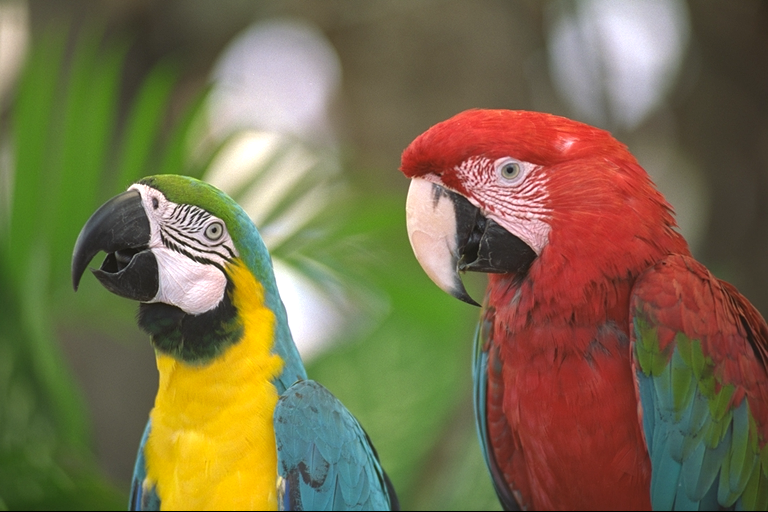
#> input picture tsks24/lab4/image1.png, 768 x 512 px
$ python DemoB.py
#> lines starting #> are read from the running program, lines starting #| are printed output that depends on the picture; long printed decimals are rounded
#> further down, orig is the input picture: shape (512, 768, 3); mean B, G, R 75.8, 109.6, 121.7
### tsks24/lab4/jpeglab.py
# JPEG lab module

import numpy as np
import sys
def rgb2ycbcr(r, g=0, b=0):
#> called with g = 0, b = 0
    if r.ndim == 3:
        g = r[:,:,1]
        b = r[:,:,2]
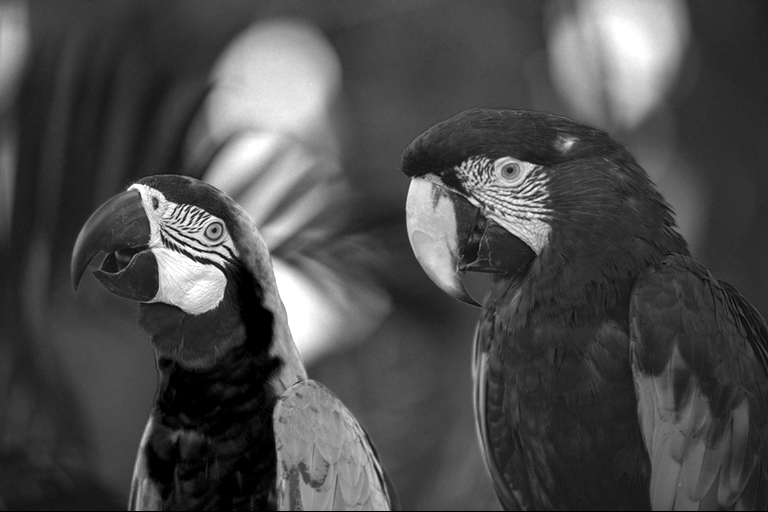
#> b: shape (512, 768); min 0, max 255, mean 75.8
        r = r[:,:,0]
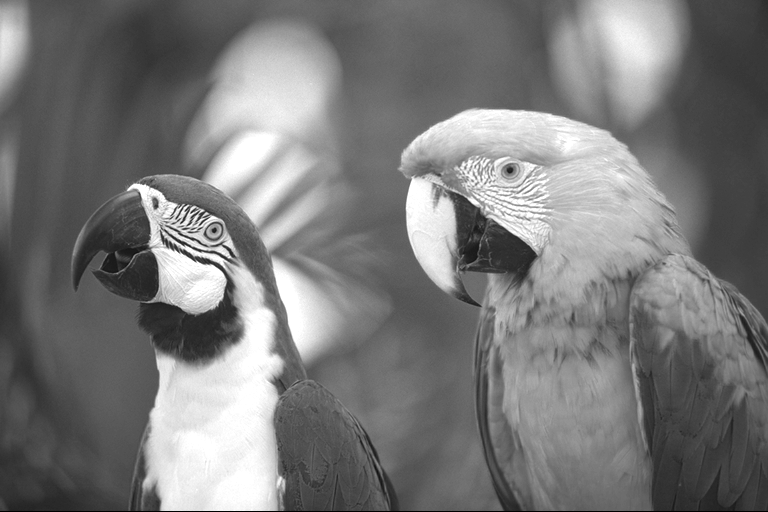
#> r: shape (512, 768); min 0, max 255, mean 121.7
    y = 16. + (65.481*r + 128.553*g + 24.966*b)/255.
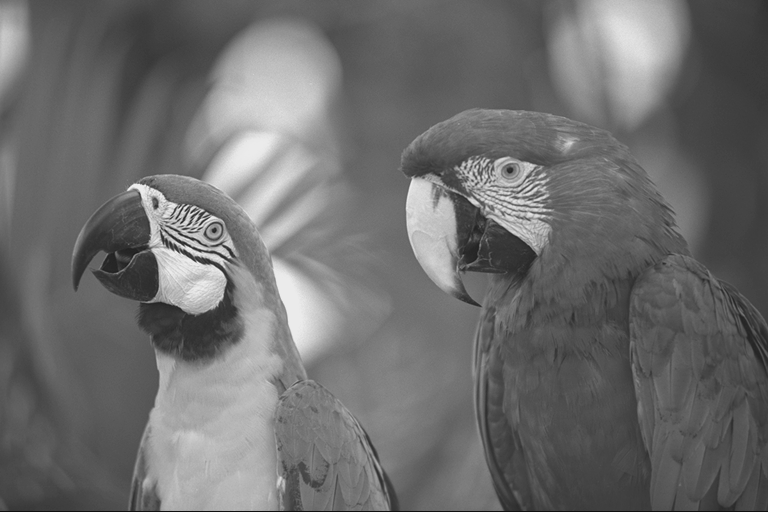
#> y: shape (512, 768) float64; min 16, max 235, mean 109.9
    cb = 128. + (-37.797*r - 74.203*g + 112.*b)/255.
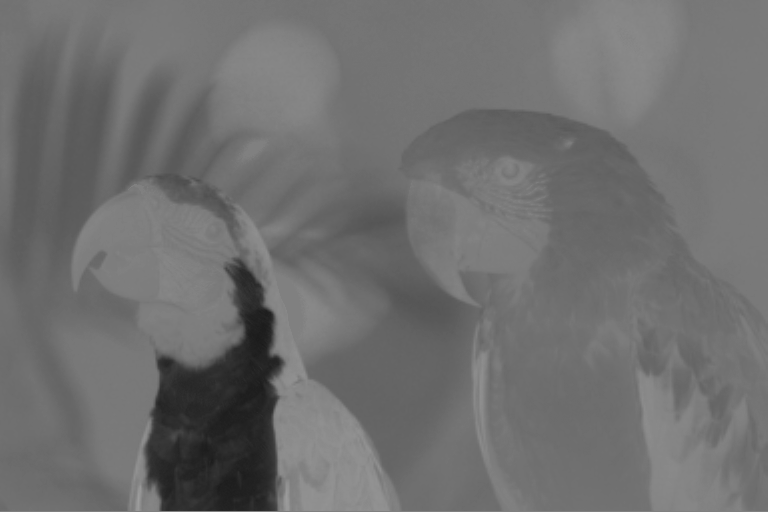
#> cb: shape (512, 768) float64; min 25.89, max 157.8, mean 111.4
    cr = 128. + (112.*r - 93.786*g - 18.214*b)/255.
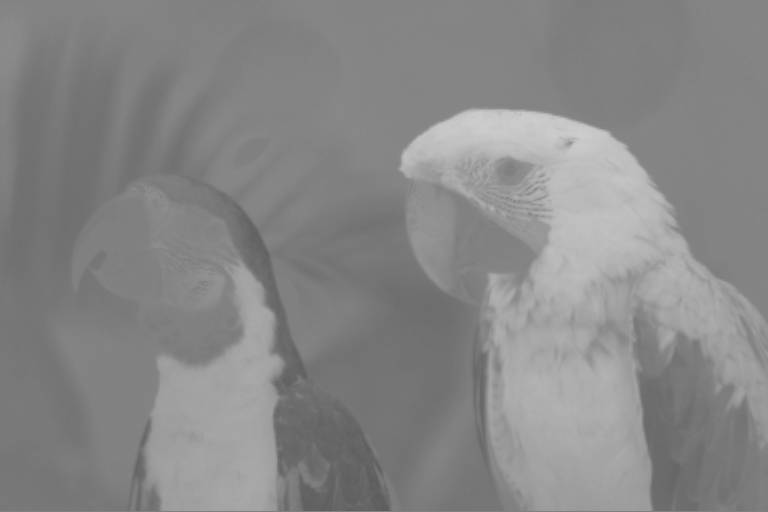
#> cr: shape (512, 768) float64; min 92.59, max 205.6, mean 135.7
    return (y, cb, cr)

# [198 lines left out: functions ycbcr2rgb, im2col_distinct, col2im_distinct, dct2basemx, bdct, ibdct and 6 more, not called in this run]

### tsks24/lab4/DemoA.py
import numpy as np
from scipy import signal, misc, ndimage
import cv2
from matplotlib import pyplot as plt
plt.rcParams['image.interpolation'] = 'nearest'
import jpeglab as jl


def mse(x,y):
    return np.mean((x-y)**2)

def psnr(x,y):
    return 10*np.log10(255**2/mse(x,y))

# [27 lines that do not run on import are left out]

### tsks24/lab4/DemoB.py
import numpy as np
from scipy import signal, misc, ndimage
import cv2
from matplotlib import pyplot as plt
plt.rcParams['image.interpolation'] = 'nearest'
import jpeglab as jl
from DemoA import mse, psnr

orig = cv2.imread('image1.png')
orig = cv2.cvtColor(orig, cv2.COLOR_BGR2RGB)


y, cb, cr = jl.rgb2ycbcr(orig)

plt.figure(2)
plt.imshow(y, 'gray', clim=(0, 255))
plt.title('y')
Y = cv2.dct(y)
plt.figure(3)
plt.imshow(np.log(np.abs(Y)+1),'gray')
plt.title('2d cosine transform of y')
plt.show(block=False)


Yq = np.zeros((512,768))
Yq[0:128,0:196] = np.round(Y[0:128,0:196])
plt.figure(4)
plt.imshow(np.log(np.abs(Yq)+1),'gray')
plt.title('2d cosine transform of y quantized')
yq = cv2.idct(Yq)
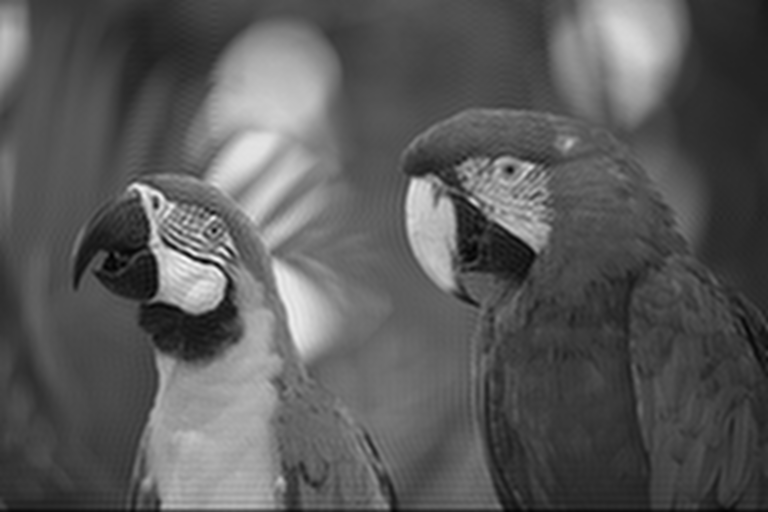
#> yq: shape (512, 768) float64; min 26.21, max 261.9, mean 109.9; drawn with min black and max white
plt.figure(5)
plt.imshow(yq,'gray',clim=(0,255))
plt.title('coded image yq')

print(f'min: {np.min(Yq)} max: {np.max(Yq)}')
#| min: -9437.0 max: 68923.0

print('MSE:', mse(y,yq))
#| MSE: 51.251
print('PSNR:', psnr(y,yq))
#| PSNR: 31.034

plt.show(block=True)
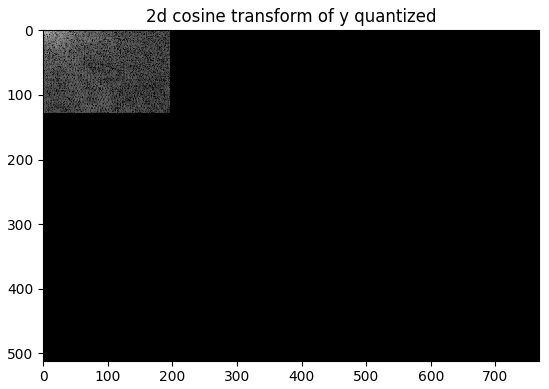
#> figure drawn by matplotlib, 1 panel

$ run again, with tsks24/lab4/image3.png copied over tsks24/lab4/image1.png
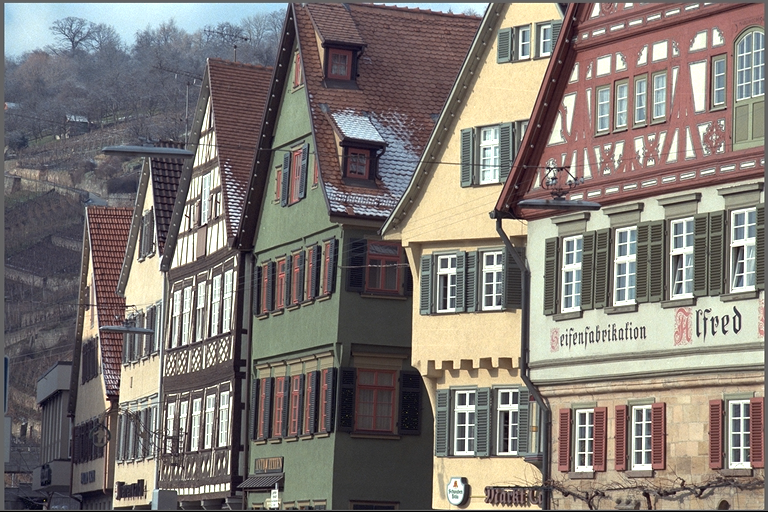
#> input picture tsks24/lab4/image3.png, 768 x 512 px
#> orig is the input picture: shape (512, 768, 3); mean B, G, R 116, 121.1, 128
#> `yq = cv2.idct(Yq)`:
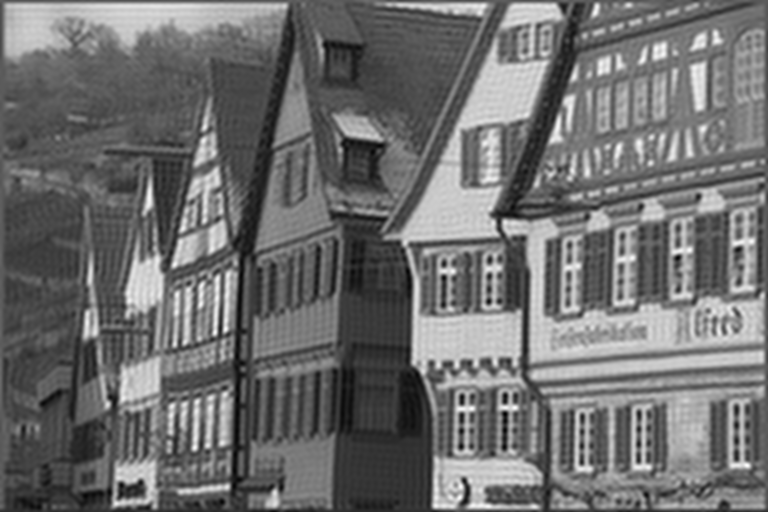
#> yq: shape (512, 768) float64; min 7.79, max 268.1, mean 121.3; drawn with min black and max white
#| min: -8772.0 max: 76035.0
#| MSE: 481.657
#| PSNR: 21.303
#> `plt.show(block=True)`:
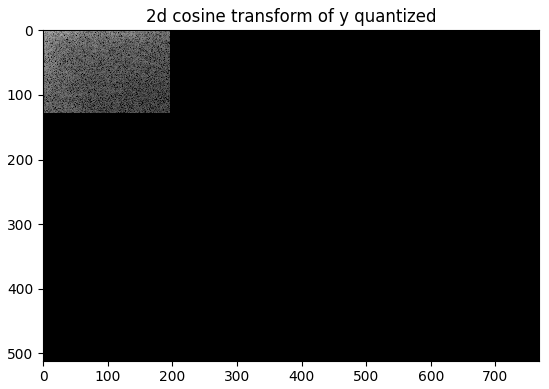
#> figure drawn by matplotlib, 1 panel

$ run again, with tsks24/lab4/image4.png copied over tsks24/lab4/image1.png
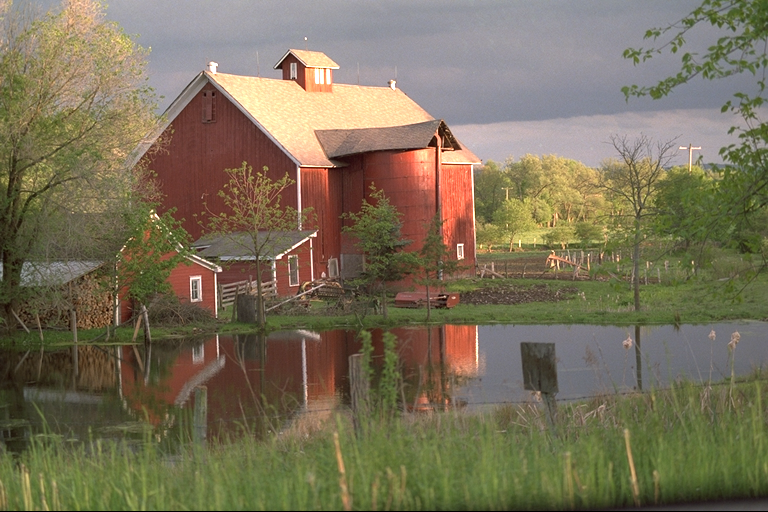
#> input picture tsks24/lab4/image4.png, 768 x 512 px
#> orig is the input picture: shape (512, 768, 3); mean B, G, R 88.7, 112.4, 121.8
#| min: -3367.0 max: 70621.0
#| MSE: 100.047
#| PSNR: 28.129
#> `plt.show(block=True)`:
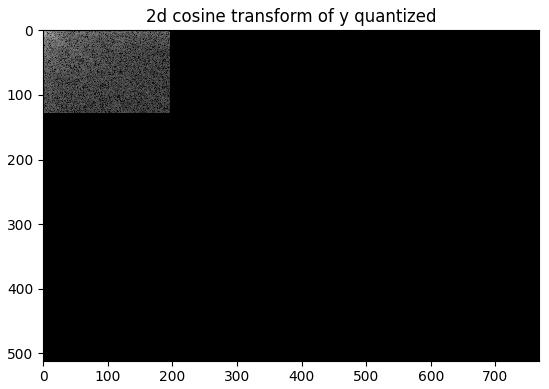
#> figure drawn by matplotlib, 1 panel
